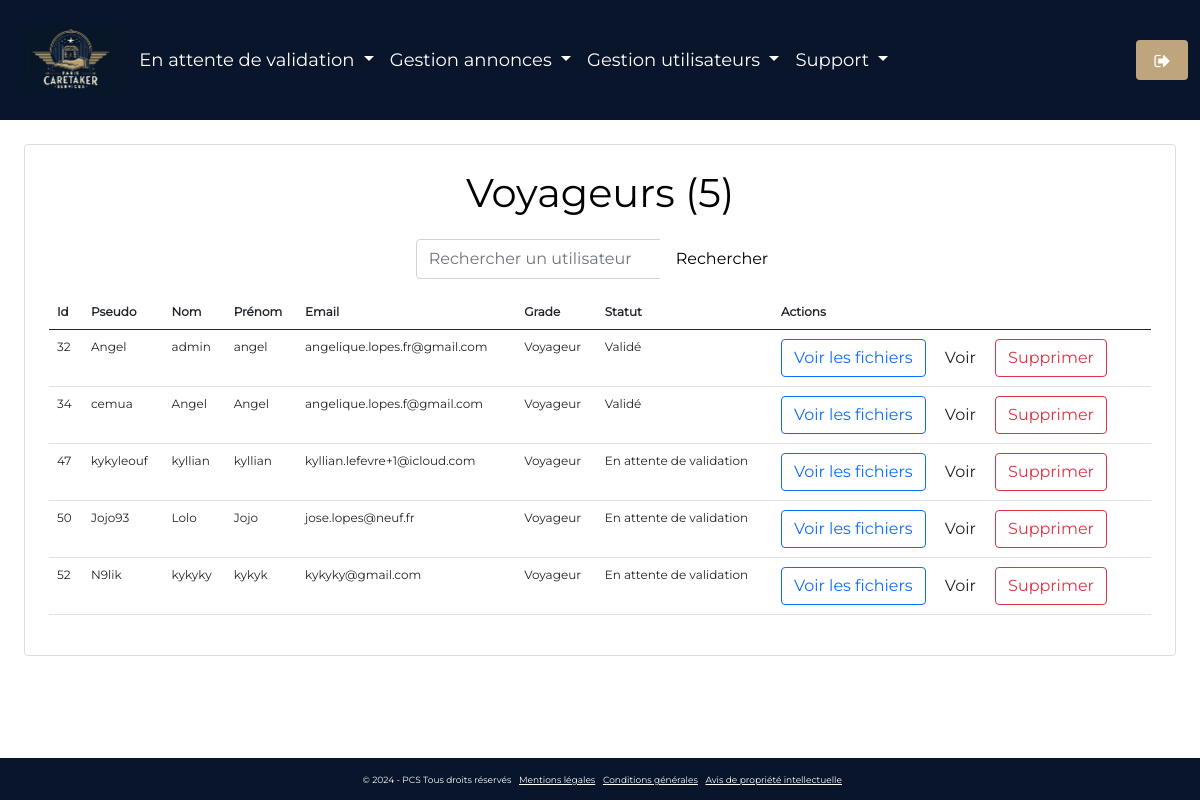
The app's page /admin/users?choice=travelers (signed in) with its own data.
### tables this page shows
CREATE TABLE IF NOT EXISTS `user` (
  `id` int(11) NOT NULL AUTO_INCREMENT,
  `pseudo` varchar(25) NOT NULL,
  `firstname` varchar(30) NOT NULL,
  `lastname` varchar(30) NOT NULL,
  `email` varchar(255) NOT NULL,
  `phone_number` varchar(15) DEFAULT NULL,
  `extension` varchar(4) DEFAULT NULL,
  `password` varchar(256) NOT NULL,
  `country` varchar(2) DEFAULT NULL,
  `grade` int(11) NOT NULL,
  `address` varchar(255) DEFAULT NULL,
  `city` varchar(255) DEFAULT NULL,
  `postal_code` varchar(5) DEFAULT NULL,
  `creation_date` datetime NOT NULL DEFAULT curdate(),
  `update_date` datetime DEFAULT NULL,
  `is_deleted` tinyint(1) NOT NULL DEFAULT 0,
  `is_admin` tinyint(1) NOT NULL DEFAULT 0,
  `vip_status` tinyint(1) NOT NULL DEFAULT 0,
  `delete_date` datetime DEFAULT NULL,
  `vip_date` datetime DEFAULT NULL,
  `is_validated` tinyint(4) NOT NULL DEFAULT 0,
  `token` varchar(64) DEFAULT NULL,
  `admin_comments` text DEFAULT NULL,
  `pwd_token` varchar(64) DEFAULT NULL,
  `sub_id` varchar(255) DEFAULT NULL,
  `vip_type` int(11) DEFAULT NULL,
  `free_perf` int(11) NOT NULL DEFAULT 0,
  `free_perf_end_date` date DEFAULT NULL,
  PRIMARY KEY (`id`)
);

### html/admin/includes/fun_admin.php (called while the page is built, shortened)
<?php
function connectDB()
{
    try {
        $connection = new PDO("mysql:host=" . DB_HOST . ";dbname=" . DB_NAME . ";port=" . DB_PORT, DB_USER, DB_PWD);
        $connection->setAttribute(PDO::ATTR_ERRMODE, PDO::ERRMODE_EXCEPTION);
        return $connection;
    } catch (Exception $e) {
        echo "Erreur SQL " . $e->getMessage();
        exit;
    }
}
function nbUserByGrade($grade){
    $db = connectDB();
    $req = $db->prepare("SELECT COUNT(*) FROM user WHERE grade = ?");
    $req->execute([$grade]);
    $count = $req->fetchColumn();
    return $count;
}
function getUsersByGrade($grade){
    $db = connectDB();
    if ($grade == "users"){
        $req = $db->prepare("SELECT * FROM user WHERE grade = 1 OR grade = 2 OR grade = 3");
        $req->execute();
        return $req->fetchAll();
    } else {
        $req = $db->prepare("SELECT * FROM user WHERE grade = ?");
        $req->execute([$grade]);
        return $req->fetchAll();
    }
}
function getGrade($grade){
    switch ($grade){
        case 1:
            return "Voyageur";
    }
}
function getUserStatus($id){
    $db = connectDB();
    $req = $db->prepare("SELECT is_deleted FROM user WHERE id = ?");
    $req->execute([$id]);
    $is_deleted = $req->fetchColumn();
    $req = $db->prepare("SELECT is_validated FROM user WHERE id = ?");
    $req->execute([$id]);
    $is_validated = $req->fetchColumn();
    if ($is_validated == 1){
        return "Validé";
    }
    return "En attente de validation";
}
?>

### html/admin/users.php (the view, shortened to what this page needs)
<?php
require 'includes/admin_header.php';
require 'includes/fun_admin.php';
        ?>
        <?php
if (isset($_GET['choice'])) {
    $id = $_GET['choice'];
    switch ($id) {
            $users = getAllUsers(); ?>
            <?php
        case 'travelers':
            $users = getUsersByGrade("users");
            ?>
            <div class="admin-content">
                <h1> Voyageurs (<?php echo nbUserByGrade(1)+nbUserByGrade(2)+nbUserByGrade(3);?>)</h1>
            <?php
            break;
            ?>
            <?php
    }
    ?>
    <form method="get" action="">
        <div class="input-group mb-3">
            <input type="text" class="form-control" placeholder="Rechercher un utilisateur" name="search">
            <button class="btn btn-outline-secondary" type="submit">Rechercher</button>
        </div>
    </form>
        <?php
        if (empty($users)) {
            echo "Aucun utilisateur trouvé";
        } else {
    ?>
                <table class="table table-hover">
                    <thead>
                        <tr>
                            <th>Id</th>
                            <th>Pseudo</th>
                            <th>Nom</th>
                            <th>Prénom</th>
                            <th>Email</th>
                            <th>Grade</th>
                            <th>Statut</th>
                            <th>Actions</th>
                        </tr>
                    </thead>
                    <tbody>
                        <?php
                        foreach ($users as $user) {
                            ?>
                            <tr>
                                <td><?php echo $user['id']; ?></td>
                                <td><?php echo $user['pseudo']; ?></td>
                                <td><?php echo $user['lastname']; ?></td>
                                <td><?php echo $user['firstname']; ?></td>
                                <td><?php echo $user['email']; ?></td>
                                <td><?php echo getGrade($user['grade']); ?></td>
                                <td><?php echo getUserStatus($user['id']); ?></td>
                                <td>
                                    <button type="button" class="btn btn-outline-primary"data-bs-toggle="modal" data-bs-target="#modalFiles<?php echo $user['id']; ?>">Voir les fichiers</button>
                                    <button type="button" class="btn btn-outline-secondary" data-bs-toggle="modal" data-bs-target="#modal<?php echo $user['id']; ?>">
                                        Voir
                                    </button>
                                    <?php if (getUserStatus($user['id']) != "Supprimé") { ?>
                                        <button type="button" class="btn btn-outline-danger" data-bs-toggle="modal" data-bs-target="#modalDelete<?php echo $user['id']; ?>">
                                            Supprimer
                                        </button>
                                        <?php } ?>
                                </td>
                            </tr>
                            <?php
                        }
                        ?>
                    </tbody>
                </table>
            </div>
    <?php } ?>
<?php
}
include 'includes/admin_footer.php';
?>

### html/admin/includes/admin_header.php (shortened to what this page needs)
<!DOCTYPE html>
<html lang="fr">
<head>
    <link href="https://cdn.jsdelivr.net/npm/bootstrap@5.0.2/dist/css/bootstrap.min.css" rel="stylesheet">
    <link rel="stylesheet" href="https://cdn.jsdelivr.net/npm/charts.css/dist/charts.min.css">
    <link rel="stylesheet" href="..\..\css\base.css">
    <link rel="stylesheet" href="includes\admin.css">
</head>
<body class="body bg-light">
    <header class="header">
        <nav class="navbar navbar-expand-lg navbar-light bg-body-tertiary">
            <div class="container-fluid">
                <a class="navbar-brand" <?php if (isset($_SESSION['admin'])) : ?> href="index.php" <?php endif; ?>>
                    <img src="../assets/logos/darkLogo.png" alt="Logo" height="70">
                </a>
                <?php if (isset($_SESSION['admin'])) : ?>
                    <div class="collapse navbar-collapse" id="navbarText">
                        <ul class="navbar-nav me-auto mb-2 mb-lg-0">
                            <li class="nav-item dropdown">
                                <a class="nav-link dropdown-toggle" href="#" role="button" data-bs-toggle="dropdown" aria-expanded="false">
                                    En attente de validation
                                </a>
                            </li>
                            <li class="nav-item dropdown">
                                <a class="nav-link dropdown-toggle" href="#" role="button" data-bs-toggle="dropdown" aria-expanded="false">
                                    Gestion annonces
                                </a>
                            </li>
                            <li class="nav-item dropdown">
                                <a class="nav-link dropdown-toggle" href="#" role="button" data-bs-toggle="dropdown" aria-expanded="false">
                                    Gestion utilisateurs
                                </a>
                            </li>
                            <li class="nav-item dropdown">
                                <a class="nav-link dropdown-toggle" href="#" role="button" data-bs-toggle="dropdown" aria-expanded="false">
                                    Support
                                </a>
                            </li>
                        </ul>
                    </div>
                <?php endif; ?>
            </div>
        </nav>
        <?php if (isset($_SESSION['admin'])) : ?>
            <nav class="navbar navbar-expand-lg navbar-light bg-body-tertiary">
                <div class="justify-content-end">
                    <span class="navbar-text">
                        <form action="includes/fun_log" method="POST">
                            <button type="submit" class="btn btn-primary" name="logout" value="true"><img src="..\assets\img\logout.png" height="20px"></button>
                        </form>
                    </span>
                </div>
            </nav>
        <?php endif; ?>
    </header>

### html/admin/includes/admin_footer.php
<footer class="footer">
    <div class="footer-content">
    <div class="footer-mentions">
        <a>© 2024 - PCS Tous droits réservés</a>
        <a href="terms.php?id=1">Mentions légales</a>
        <a href="terms.php?id=2">Conditions générales</a>
        <a href="terms.php?id=3"> Avis de propriété intellectuelle</a>
    </div>
</footer>
</body>
</html>

### html/css/base.css (style rules this page uses)
html, body { height: 100%; margin: 0; padding: 0; }
header { background-color: #08152B; color: white; padding: 1em; display: flex; justify-content: space-between; align-items: center; font-family: 'Montserrat', sans-serif; color: #08152B; font-size: clamp(0.5rem, 1vw, 1rem); }
body { font-family: 'Montserrat', sans-serif; color: var(--text-color); font-size: clamp(0.5rem, 1vw, 1rem); margin: 0; padding: 0; background-color:var(--background-color); display: flex; flex-direction: column; min-height: 100vh; margin: 0; }
footer { font-family: 'Montserrat', sans-serif; color: #08152B; font-size: clamp(0.5rem, 1vw, 1rem); background-color: #08152B; color: white; padding: 1em; display: flex; flex-direction: column; justify-content: center; align-items: center; margin-top: auto; width: 100%; position: relative; bottom: 0; }
.bg-light { background-color:var(--background-color) !important; }
.nav-link { text-decoration: none; color: white !important; font-family: 'Montserrat', sans-serif !important; font-size: large !important ; }
.btn-primary { background-color: #BEA57D !important; border: none; color: white; padding: 0.5em 1em; font-family: 'Montserrat', sans-serif !important; }
.footer-content { width: 60%; display: flex; justify-content: space-around; align-items: start; flex-wrap: wrap; }
.footer-mentions a { color: white; font-size: xx-small; padding-left: 0.5em; }
.btn-outline-secondary { background-color: white !important; border: 1px solid var(--pcs-blue) !important; color: var(--pcs-blue) !important; padding: 0.5em 1em; font-family: 'Montserrat', sans-serif !important; }

### html/admin/includes/admin.css (style rules this page uses)
.admin-content { padding: 2%; background-color: #fff; border: 1px solid #ddd; margin:2%; border-radius: 4px; display: flex; flex-direction: column; align-items: center; justify-content: center; }
h1 { margin-bottom:2% !important; }

### records on screen
user: id "32", pseudo "Angel", lastname "admin", firstname "angel", email "angelique.lopes.fr@gmail.com", grade "Voyageur", getUserStatus($user['id']) "Validé"
user: id "34", pseudo "cemua", lastname "Angel", firstname "Angel", email "angelique.lopes.f@gmail.com", grade "Voyageur", getUserStatus($user['id']) "Validé"
user: id "47", pseudo "kykyleouf", lastname "kyllian", firstname "kyllian", email "kyllian.lefevre+1@icloud.com", grade "Voyageur", id "En attente de validation"
user: id "50", pseudo "Jojo93", lastname "Lolo", firstname "Jojo", email "jose.lopes@neuf.fr", grade "Voyageur", id "En attente de validation"
user: id "52", pseudo "N9lik", lastname "kykyky", firstname "kykyk", email "kykyky@gmail.com", grade "Voyageur", id "En attente de validation"

### other values on screen
nbUserByGrade(1)+nbUserByGrade(2)+nbUserByGrade(3) "5"
